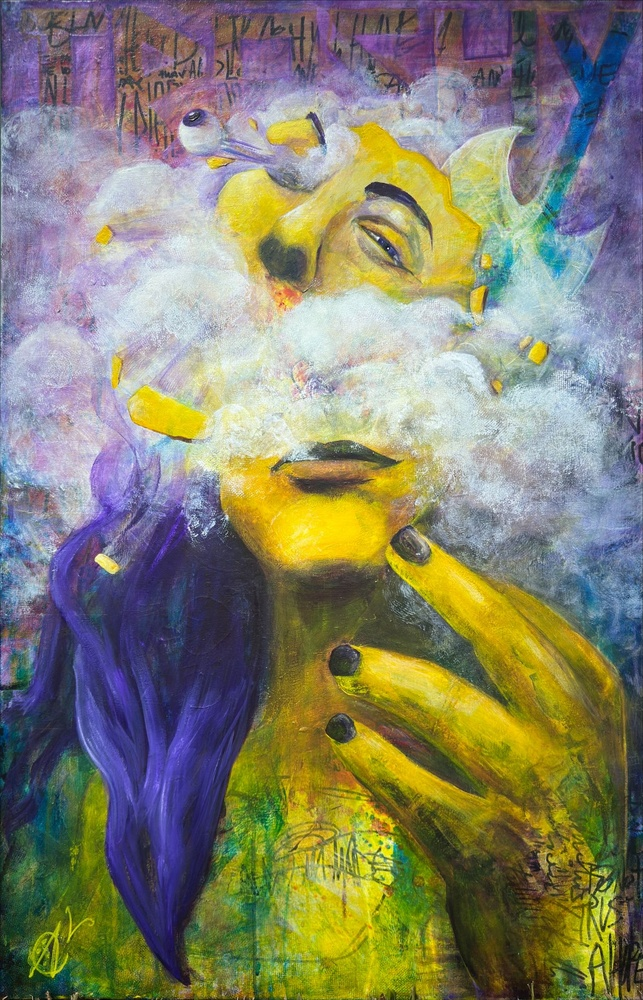
#> input picture painting.jpg, 643 x 1000 px, shrunk from 1655 x 2573 before the run
$ python make_square.py
#> lines starting #> are read from the running program, lines starting #| are printed output that depends on the picture
from PIL import Image

# ----- CONFIG -----
input_file = "painting.jpg"       # Your painting file
output_file = "painting_square.png"  # Output square image
background_color = (0, 0, 0)   # black padding (RGB)
# ------------------

# Open the painting image
img = Image.open(input_file)
#> img is the input picture: PIL image 643x1000 RGB; mean R, G, B 132.7, 130.9, 108.6
width, height = img.size
#> width = 643; height = 1000

# Determine the size of the new square image
new_size = max(width, height)
#> new_size = 1000

# Create a new square image with background color
new_img = Image.new("RGB", (new_size, new_size), background_color)
#> new_img: PIL image 1000x1000 RGB; every value is 0

# Paste the original painting in the center
paste_x = (new_size - width) // 2
#> paste_x = 178
paste_y = (new_size - height) // 2
#> paste_y = 0
new_img.paste(img, (paste_x, paste_y))
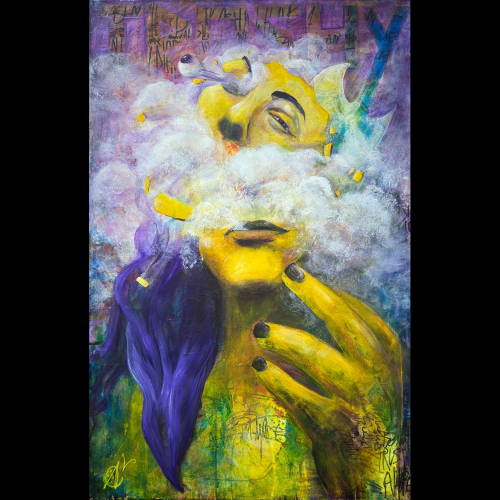
#> new_img: PIL image 1000x1000 RGB (shown at 1/2 size); mean R, G, B 85.4, 84.2, 69.8

# Save the square image
new_img.save(output_file)

print(f"Saved square image: {output_file}")
